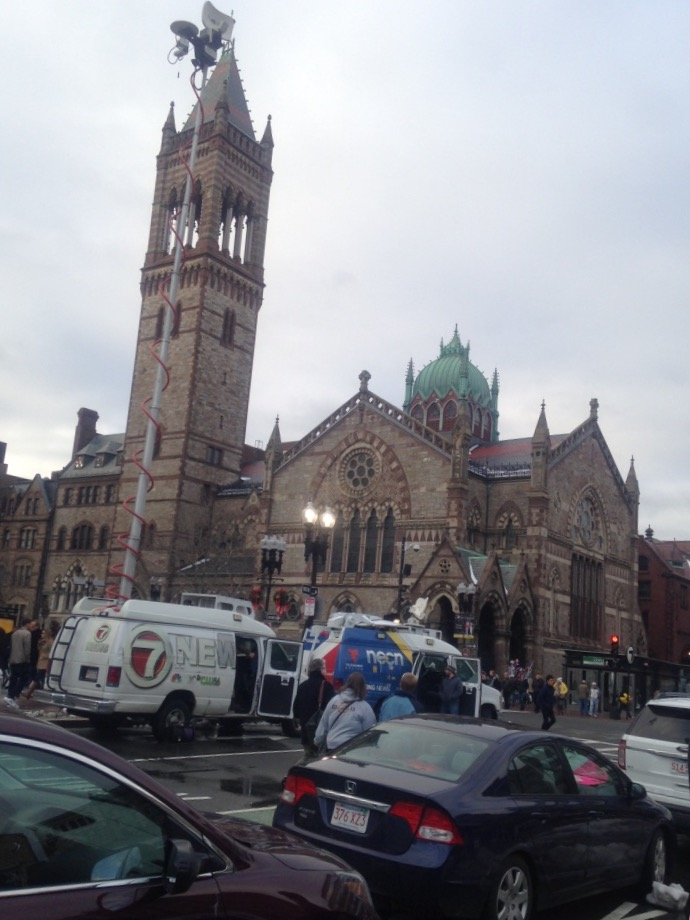
#> input picture Computer Vision HW3/Boston.jpeg, 690 x 920 px
$ jupyter execute keypointDetection.ipynb
#> lines starting #> are read from the running program, lines starting #| are printed output that depends on the picture
[cell 1]
import cv2

# img1 = cv2.imread("Boston.jpeg")
# img2 = cv2.imread("Boston1.jpeg")
img1 = cv2.imread("Boston.jpeg", cv2.IMREAD_GRAYSCALE)
#> img1: shape (920, 690); min 4, max 255, mean 135.1
img2 = cv2.imread("Boston1.jpeg", cv2.IMREAD_GRAYSCALE)
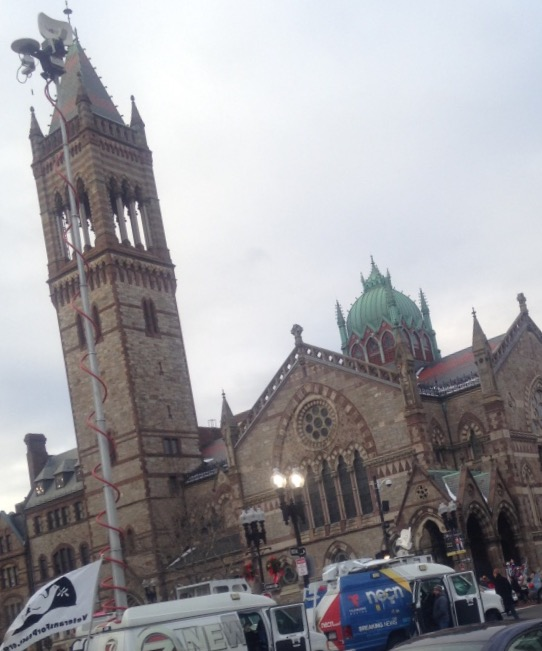
#> input picture Computer Vision HW3/Boston1.jpeg, 542 x 651 px
#> img2: shape (651, 542); min 11, max 255, mean 157.2

[cell 2]
print(img1 is None, img2 is None)
#| False False

[cell 3]
sift = cv2.SIFT_create(nfeatures=100,
nOctaveLayers=4,
contrastThreshold=0.06,
edgeThreshold=15,
sigma=1.9)
keypoints1, descriptors1 = sift.detectAndCompute(img1, None)
#> keypoints1 = 101 keypoints; strongest (x, y, size): (396, 622, 4.4), (328, 520, 9.8), (218, 168, 83.9), (310, 515, 9.6)
keypoints2, descriptors2 = sift.detectAndCompute(img2, None)
#> keypoints2 = 101 keypoints; strongest (x, y, size): (297, 480, 9.8), (35, 443, 14.7), (97, 161, 82.5), (278, 480, 9.5)

[cell 4]
img1_with_kp = cv2.drawKeypoints(
    img1,               # original image
    keypoints1,         # keypoints detected
    None,               # output image, None to create new
    flags=cv2.DRAW_MATCHES_FLAGS_DRAW_RICH_KEYPOINTS  # draws size and orientation
)
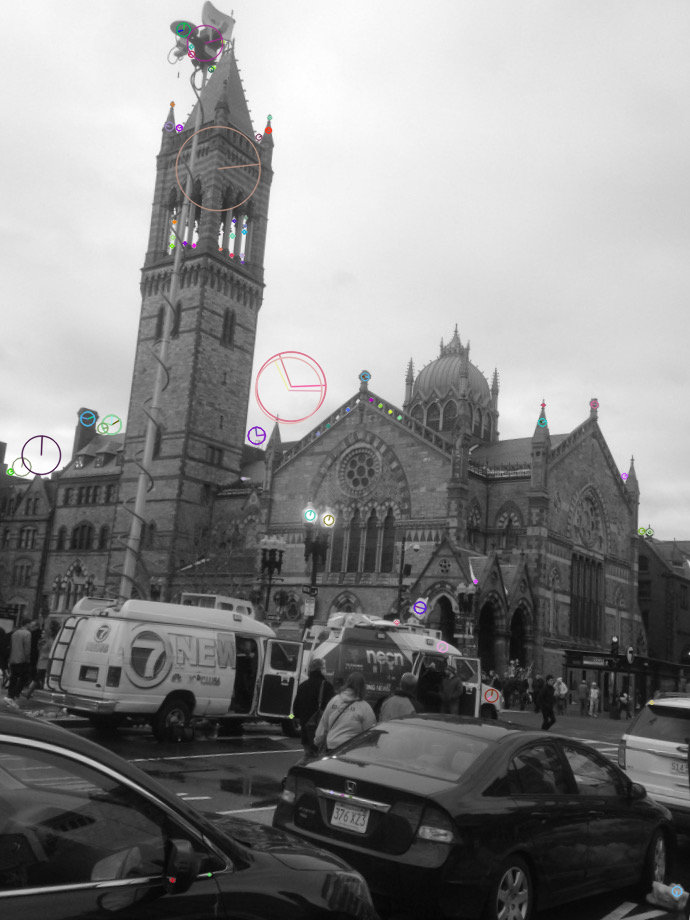
#> img1_with_kp: shape (920, 690, 3); mean of channels 0, 1, 2 135, 134.9, 135; drawn as B, G, R
img2_with_kp = cv2.drawKeypoints(
    img2,               # original image
    keypoints2,         # keypoints detected
    None,               # output image, None to create new
    flags=cv2.DRAW_MATCHES_FLAGS_DRAW_RICH_KEYPOINTS  # draws size and orientation
)
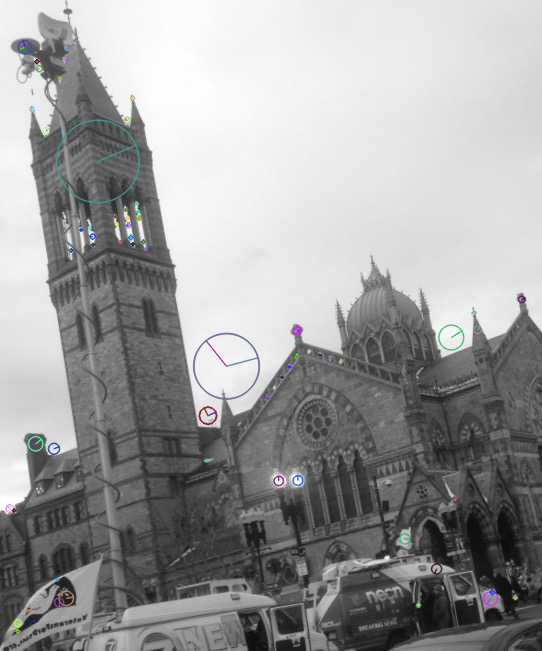
#> img2_with_kp: shape (651, 542, 3); mean of channels 0, 1, 2 157, 156.9, 156.8; drawn as B, G, R

[cell 5]
cv2.imshow('keypoints1',img1_with_kp)
cv2.imshow('keypoints2',img2_with_kp)

[cell 6]
# orb = cv2.ORB_create()
# keypoints1, descriptors1 = orb.detectAndCompute(img1, None)
# keypoints2, descriptors2 = orb.detectAndCompute(img2, None)

[cell 7]
bf = cv2.BFMatcher()
matches = bf.knnMatch(descriptors1, descriptors2, k=2)
#> matches = 101 matches


good_matches = []
for m, n in matches:
    if m.distance < 0.25 * n.distance:
        good_matches.append(m)
#> this loop made 101 passes
#> after the loop, good_matches = 27 matches

[cell 8]
matched_img = cv2.drawMatches(
    img1, keypoints1,
    img2, keypoints2,
    good_matches, None,
    flags=cv2.DrawMatchesFlags_NOT_DRAW_SINGLE_POINTS
)
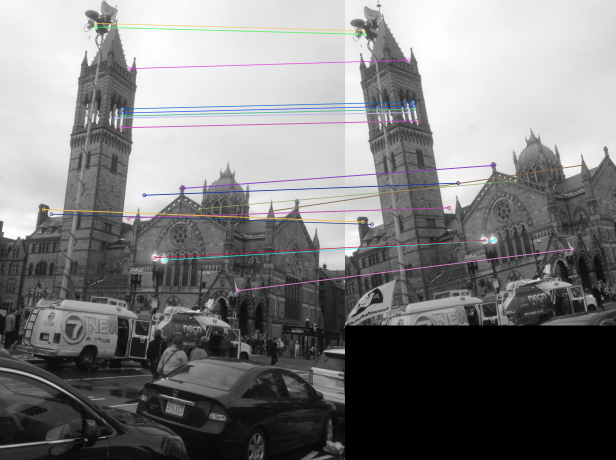
#> matched_img: shape (920, 1232, 3) (shown at 1/2 size); mean of channels 0, 1, 2 124.4, 123.9, 124.1; drawn as B, G, R

cv2.imshow('Matches', matched_img)
cv2.waitKey(0)
cv2.destroyAllWindows()

[cell 9]
total_matches = len(matches)
#> total_matches = 101
good_matches_count = len(good_matches)
#> good_matches_count = 27
bad_matches_count = total_matches - good_matches_count
#> bad_matches_count = 74

accuracy = good_matches_count / total_matches * 100
#> accuracy = 26.73

print(f"Total matches: {total_matches}")
#| Total matches: 101
print(f"Good matches: {good_matches_count}")
#| Good matches: 27
print(f"Bad matches: {bad_matches_count}")
#| Bad matches: 74
print(f"Accuracy: {accuracy:.2f}%")
#| Accuracy: 26.73%
